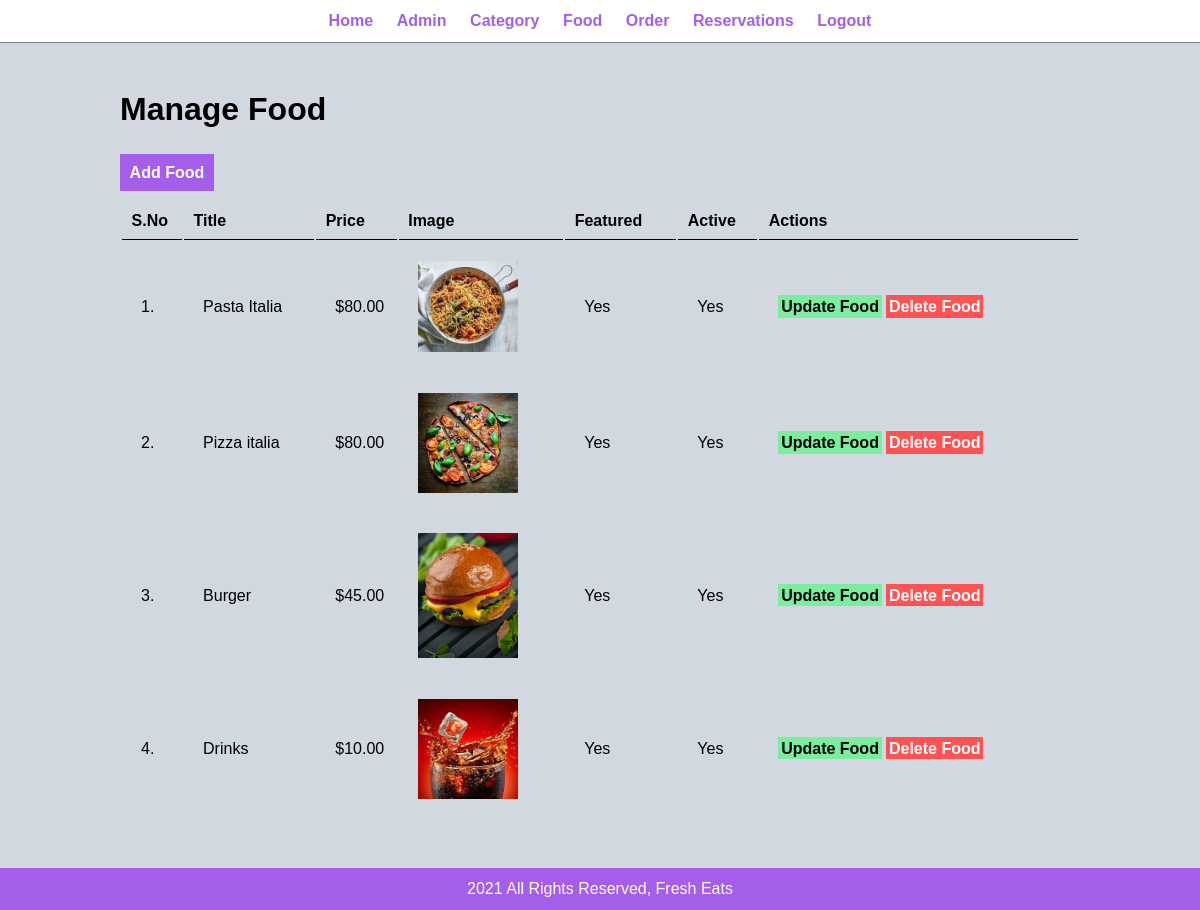
Page /admin/manage-food.php (signed in) on the committed database.
### tables this page shows
CREATE TABLE `tbl_food` (
  `id` int(10) UNSIGNED NOT NULL,
  `title` varchar(100) NOT NULL,
  `description` text NOT NULL,
  `price` decimal(10,2) NOT NULL,
  `image_name` varchar(100) NOT NULL,
  `category_id` int(10) UNSIGNED NOT NULL,
  `featured` varchar(10) NOT NULL,
  `active` varchar(10) NOT NULL
);

### admin/manage-food.php (the view, shortened to what this page needs)
<?php include('partials/menu.php'); ?>
<div class="main-content">
	<div class="wrapper">
    	<h1>Manage Food</h1>
    	<br /><br />
			<a href="<?php echo SITEURL; ?>admin/add-food.php" class="btn-add">Add Food</a>
			<br /> <br />
			<table class="tbl-full">
				<tr>
					<th>S.No</th>
					<th>Title</th>
					<th>Price</th>
					<th>Image</th>
					<th>Featured</th>
					<th>Active</th>
					<th>Actions</th>
				</tr>
				<?php
				$sql = "SELECT * FROM tbl_food";
				$res = mysqli_query($conn, $sql);
				$count = mysqli_num_rows($res);
				$sn=1;
				if($count>0)
				{
					while($row=mysqli_fetch_assoc($res))
					{
						$id = $row['id'];
						$title = $row['title'];
						$price = $row['price'];
						$image_name = $row['image_name'];
						$featured = $row['featured'];
						$active = $row['active'];
				    ?>
				    <tr>
					    <td><?php echo $sn++; ?>. </td>
					    <td><?php echo $title; ?></td>
					    <td>$<?php echo $price; ?></td>
					    <td>
					    	<?php
					    	    if($image_name=="")
					    	    {
					    	    	echo "<div class = 'error'>Image not added.</div>";
					    	    }
					    	    else
					    	    {
					    	    	?>
					    	    	<img src="<?php echo SITEURL; ?>images/food/<?php echo $image_name; ?>" width = "100px">
					    	    	<?php
					    	    }
					    	?>
					    </td>
					    <td><?php echo $featured; ?></td>
					    <td><?php echo $active; ?></td>
					    <td>
						    <a href="<?php echo SITEURL;?>admin/update-food.php?id=<?php echo $id; ?>" class="btn-update">Update Food</a>
						    <a href="<?php echo SITEURL;?>admin/delete-food.php?id=<?php echo $id; ?>&image_name=<?php echo $image_name; ?>" class="btn-delete">Delete Food</a >
					    </td>
				    </tr>
				    <?php
					}
				}
				else
				{
					echo "<tr> <td colspan = '7' class = 'error'>Food not added yet!.</td> </tr>";
				}
				     ?>
			</table>
    </div>
</div>
<?php include('partials/footer.php'); ?>

### css/admin.css (style rules this page uses)
* { margin: 0; padding: 0; font-family: Arial, Helvetica, sans-serif; }
.wrapper { padding: 1%; width: 80%; margin: 0 auto; }
.tbl-full { width: 100%; }
table tr th { border-bottom: 1px solid black; padding: 1%; text-align: left; }
table tr td { padding: 2%; }
.btn-add { background-color: #a55eea; color: white; cursor: pointer; padding: 1%; text-decoration: none; font-weight: bold; text-decoration: none; }
.btn-update { background-color: #7bed9f; color: black; cursor: pointer; padding: 1%; text-decoration: none; font-weight: bold; }
.btn-delete { background-color: #ff5252; color: white; cursor: pointer; padding: 1%; text-decoration: none; font-weight: bold; }
.main-content { background-color: #d1d8e0; padding: 3% 0; }

### rows in the picture
tbl_food: title "Pasta Italia", price "80.00", image_name (picture), featured "Yes", active "Yes"
tbl_food: title "Pizza italia", price "80.00", image_name (picture), featured "Yes", active "Yes"
tbl_food: title "Burger", price "45.00", image_name (picture), featured "Yes", active "Yes"
tbl_food: title "Drinks", price "10.00", image_name (picture), featured "Yes", active "Yes"
